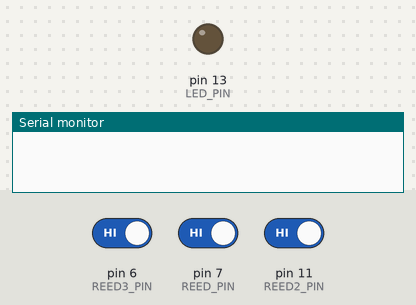
A sketch run on a simulated Arduino Uno, built with avr-gcc and run on an emulated ATmega328P. Parts: output pins drawn as LEDs (lit = HIGH), the last lines printed to the serial monitor. The inputs (shaded band) are chosen by the test bench; at power-on: pin 6 (REED3_PIN) HIGH, pin 7 (REED_PIN) HIGH, pin 11 (REED2_PIN) HIGH.

Above: at 1.2 s.
1.3 s: pin 6 (REED3_PIN) driven LOW and pin 7 (REED_PIN) driven LOW and pin 11 (REED2_PIN) driven LOW
At 2.0 s:
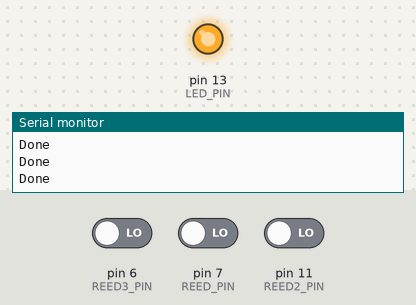
2.8 s: pin 6 (REED3_PIN) driven HIGH
At 3.3 s:
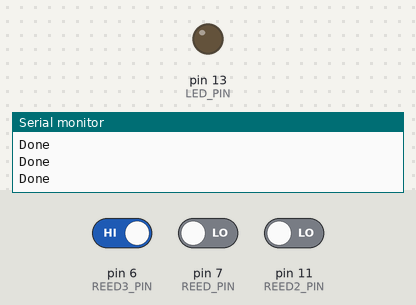
4.3 s: pin 6 (REED3_PIN) driven LOW
At 5.4 s:
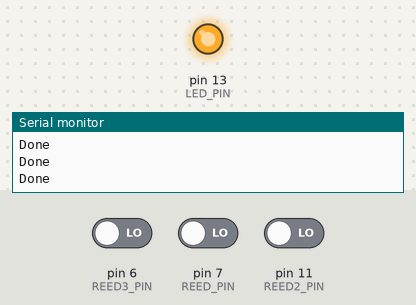
Timing chart, 0 to 7.3 s (numbered marks = the images above; inputs shaded):
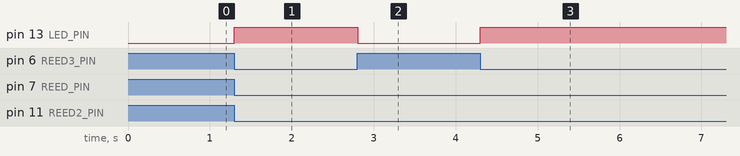

The sketch:

ReedSwitches.ino
```cpp
const int REED_PIN = 7; // Pin connected to reed switch
const int LED_PIN = 13; // LED pin - active-high
const int REED2_PIN = 11;
const int REED3_PIN = 6;

void setup()
{
  Serial.begin(9600);
  // Since the other end of the reed switch is connected to ground, we need
  // to pull-up the reed switch pin internally.
  pinMode(REED_PIN, INPUT_PULLUP);
  pinMode(LED_PIN, OUTPUT);
  pinMode(REED2_PIN, INPUT_PULLUP);
  pinMode(REED3_PIN, INPUT_PULLUP);
}

void loop()
{
  int check_sw1 = digitalRead(REED_PIN);
  int check_sw2 = digitalRead(REED2_PIN);
  int check_sw3 = digitalRead(REED3_PIN);

  if (check_sw1 == LOW and check_sw2 == LOW and check_sw3 == LOW) // If the pin reads low, the switch is closed.
  {
    Serial.println("Done");
    digitalWrite(LED_PIN, HIGH); // Turn the LED on
  }
  else
  {
    digitalWrite(LED_PIN, LOW); // Turn the LED off
  }
}
```

Measured:
- after the input at 1.3 s, pin 13 (LED_PIN): LOW → HIGH at once
- after the input at 2.8 s, pin 13 (LED_PIN): HIGH → LOW at once
- after the input at 4.3 s, pin 13 (LED_PIN): LOW → HIGH at once
